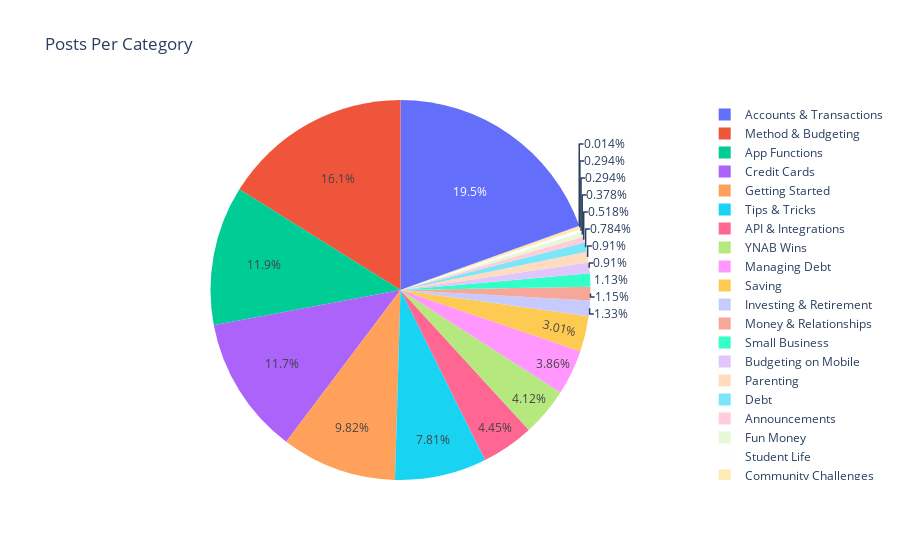
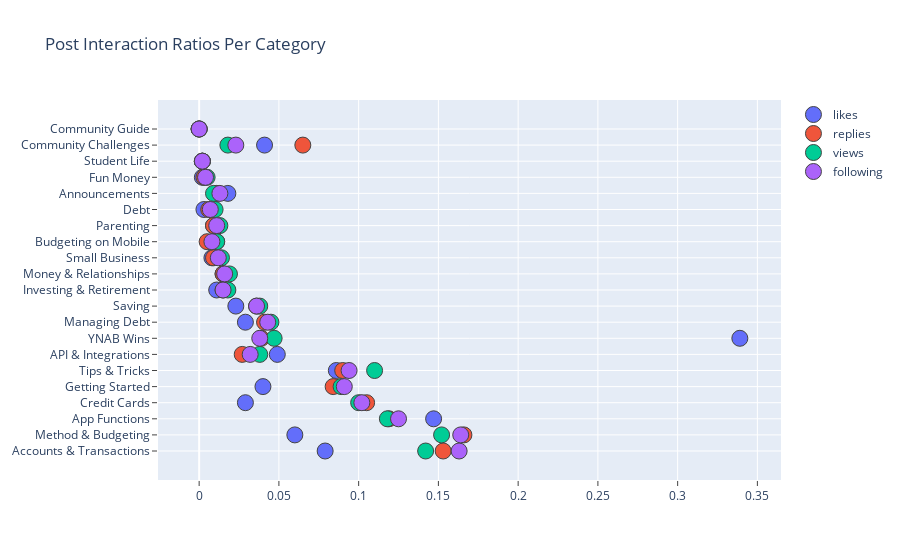

Notebook source saved alongside these figures, in order:
### Markdown cell above
## **Topic Category Graphs**

### Code cell
topic_graph.show()
interactions_graph.show()

### Figure 1 — Plotly figure (JSON) as saved in the notebook; plotly's stock layout.template omitted (floating-point values rounded to 4 significant figures)
{"data": [{"domain": {"x": [0, 1], "y": [0, 1]}, "hovertemplate": "label=%{label}<br>posts=%{value}<extra></extra>", "labels": ["Accounts & Transactions", "Method & Budgeting", "App Functions", "Credit Cards", "Getting Started", "Tips & Tricks", "API & Integrations", "YNAB Wins", "Managing Debt", "Saving", "Investing & Retirement", "Money & Relationships", "Small Business", "Budgeting on Mobile", "Parenting", "Debt", "Announcements", "Fun Money", "Student Life", "Community Challenges", "Community Guide"], "legendgroup": "", "name": "", "showlegend": true, "type": "pie", "values": [1392, 1151, 847, 839, 701, 558, 318, 294, 276, 215, 95, 82, 81, 65, 65, 56, 37, 27, 21, 21, 1]}], "layout": {"legend": {"tracegroupgap": 0}, "title": {"text": "Posts Per Category"}}}

### Figure 2 — Plotly figure (JSON) as saved in the notebook; plotly's stock layout.template omitted (floating-point values rounded to 4 significant figures)
{"data": [{"marker": {"line": {"width": 1}, "size": 16, "symbol": "circle"}, "mode": "markers", "name": "likes", "type": "scatter", "x": [0.079, 0.06, 0.147, 0.029, 0.04, 0.086, 0.049, 0.339, 0.029, 0.023, 0.011, 0.015, 0.008, 0.011, 0.009, 0.003, 0.018, 0.002, 0.002, 0.041, 0], "y": ["Accounts & Transactions", "Method & Budgeting", "App Functions", "Credit Cards", "Getting Started", "Tips & Tricks", "API & Integrations", "YNAB Wins", "Managing Debt", "Saving", "Investing & Retirement", "Money & Relationships", "Small Business", "Budgeting on Mobile", "Parenting", "Debt", "Announcements", "Fun Money", "Student Life", "Community Challenges", "Community Guide"]}, {"marker": {"line": {"width": 1}, "size": 16, "symbol": "circle"}, "mode": "markers", "name": "replies", "type": "scatter", "x": [0.153, 0.166, 0.119, 0.105, 0.084, 0.09, 0.027, 0.039, 0.041, 0.036, 0.015, 0.015, 0.009, 0.005, 0.009, 0.006, 0.011, 0.003, 0.002, 0.065, 0], "y": ["Accounts & Transactions", "Method & Budgeting", "App Functions", "Credit Cards", "Getting Started", "Tips & Tricks", "API & Integrations", "YNAB Wins", "Managing Debt", "Saving", "Investing & Retirement", "Money & Relationships", "Small Business", "Budgeting on Mobile", "Parenting", "Debt", "Announcements", "Fun Money", "Student Life", "Community Challenges", "Community Guide"]}, {"marker": {"line": {"width": 1}, "size": 16, "symbol": "circle"}, "mode": "markers", "name": "views", "type": "scatter", "x": [0.142, 0.152, 0.118, 0.1, 0.089, 0.11, 0.038, 0.047, 0.045, 0.038, 0.018, 0.019, 0.014, 0.011, 0.013, 0.01, 0.009, 0.005, 0.002, 0.018, 0], "y": ["Accounts & Transactions", "Method & Budgeting", "App Functions", "Credit Cards", "Getting Started", "Tips & Tricks", "API & Integrations", "YNAB Wins", "Managing Debt", "Saving", "Investing & Retirement", "Money & Relationships", "Small Business", "Budgeting on Mobile", "Parenting", "Debt", "Announcements", "Fun Money", "Student Life", "Community Challenges", "Community Guide"]}, {"marker": {"line": {"width": 1}, "size": 16, "symbol": "circle"}, "mode": "markers", "name": "following", "type": "scatter", "x": [0.163, 0.164, 0.125, 0.102, 0.091, 0.094, 0.032, 0.038, 0.043, 0.036, 0.015, 0.016, 0.012, 0.008, 0.011, 0.007, 0.013, 0.004, 0.002, 0.023, 0], "y": ["Accounts & Transactions", "Method & Budgeting", "App Functions", "Credit Cards", "Getting Started", "Tips & Tricks", "API & Integrations", "YNAB Wins", "Managing Debt", "Saving", "Investing & Retirement", "Money & Relationships", "Small Business", "Budgeting on Mobile", "Parenting", "Debt", "Announcements", "Fun Money", "Student Life", "Community Challenges", "Community Guide"]}], "layout": {"title": {"text": "Post Interaction Ratios Per Category"}, "xaxis": {"ticks": "outside"}, "yaxis": {"ticks": "outside"}}}
